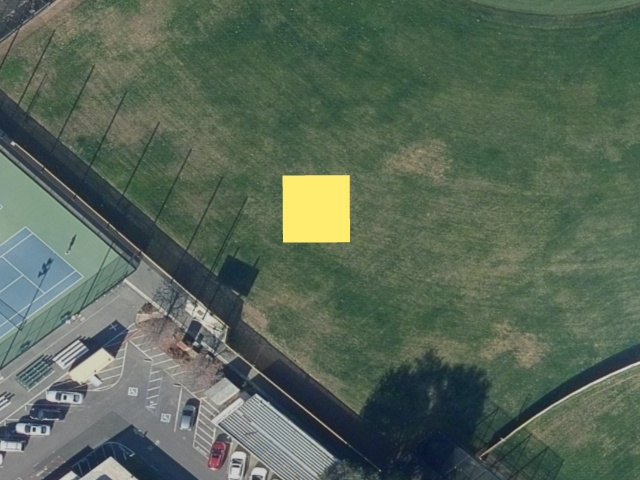
#> input picture sentinel_drone/Images/0.jpg, 640 x 480 px, given in place of task2d.tif, which was not available
$ python task2d_classful.py
#> lines starting #> are read from the running program, lines starting #| are printed output that depends on the picture
import subprocess
from datetime import datetime

import cv2
from osgeo import gdal


class FeatDet_GeoRef:
    def __init__(self, base_img_path) -> None:
        # self.base_img_path = base_img_path
#> called with base_img_path = 'task2d.tif'
        self.base_img = cv2.imread(base_img_path)
#> self.base_img is the input picture: shape (480, 640, 3); mean B, G, R 87.7, 102.7, 87.5
        self.base_img = cv2.cvtColor(self.base_img, cv2.COLOR_BGR2GRAY)
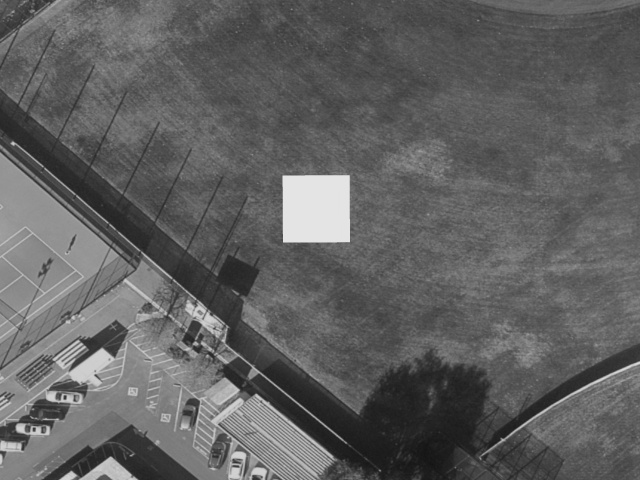
#> self.base_img: shape (480, 640); min 18, max 233, mean 96.4
        ds = gdal.Open(base_img_path)
        # GDAL affine transform parameters, According to gdal documentation xoff/yoff are image left corner, a/e are pixel wight/height and b/d is rotation and is zero if image is north up.
        self.xoff, self.a, self.b, self.yoff, self.d, self.e = ds.GetGeoTransform()

    def featMatching(self, sml_img_path):
        sml_img = cv2.imread(sml_img_path)
        sml_img = cv2.cvtColor(sml_img, cv2.COLOR_BGR2GRAY)
        start = datetime.now()
        sift = cv2.SIFT_create()
        keypoints_1, descriptors_1 = sift.detectAndCompute(self.base_img,None)
        keypoints_2, descriptors_2 = sift.detectAndCompute(sml_img,None)
        #feature matching
        bf = cv2.BFMatcher(cv2.NORM_L1, crossCheck=True)
        matches = bf.match(descriptors_1,descriptors_2)
        matches = sorted(matches, key = lambda x:x.distance)
        end = datetime.now()
        print("Time taken to match features = ",end - start,"\n")
        return keypoints_1, keypoints_2, matches

    def pixel2coord(self, x, y):
        """Returns global coordinates from pixel x, y coords"""
        xp = self.a * x + self.b * y + self.xoff
        yp = self.d * x + self.e * y + self.yoff
        return(xp, yp)

    def getCoordinatesQueryRun(self, sml_img_path):
        query = "gdal_translate "
        keypoints_1, keypoints_2, matches = self.featMatching(sml_img_path)
        for m in matches[:50]:
            x_base, y_base = (keypoints_1[m.queryIdx].pt)
            x_img, y_img = (keypoints_2[m.trainIdx].pt)
            x_new, y_new = self.pixel2coord(x_base, y_base)
            query += f"-gcp {x_img} {y_img} {x_new} {y_new} "
        query += f"-of GTiff {sml_img_path} map-with-gcps.tif"
        cmd1 = query.split(" ")
        for i in cmd1:
            if i == '':
                print(i)
                cmd1.remove(i)
        subprocess.run(cmd1)
        print("GDAL Translate done...\n")

    def geoReferenceQueryRun(self, img_with_gcp_path='map-with-gcps.tif'):
        t_srs = "+proj=longlat +ellps=WGS84"
        cmd2 = ["gdalwarp", "-overwrite", f"{img_with_gcp_path}","crs_updated.tif", "-t_srs", t_srs]
        subprocess.run(cmd2)
        print("GDAL Warp done...")


def main(sml_img_path, base_img_path='task2d.tif'):
    featobj = FeatDet_GeoRef(base_img_path)
    featobj.getCoordinatesQueryRun(sml_img_path)
    featobj.geoReferenceQueryRun()

if __name__=="__main__":
    main('test6.jpg',base_img_path='task2d.tif')
#> (the call stopped at in __init__, `ds = gdal.Open(base_img_path)`: osgeo is not available in this run)

$ run again, on sentinel_drone/Images/0.jpg.tif
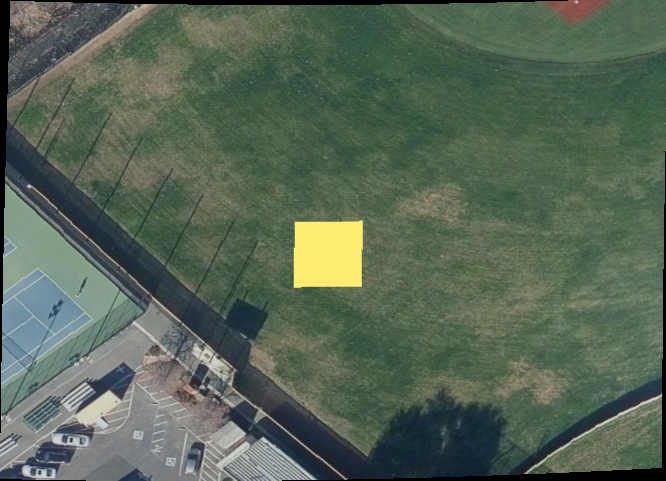
#> input picture sentinel_drone/Images/0.jpg.tif, 666 x 481 px, given in place of task2d.tif, which was not available
#> in __init__, self.base_img is the input picture: shape (481, 666, 3); mean B, G, R 85.4, 101.6, 86.3
#> in __init__, `self.base_img = cv2.cvtColor(self.base_img, cv2.COLOR_BGR2GRAY)`:
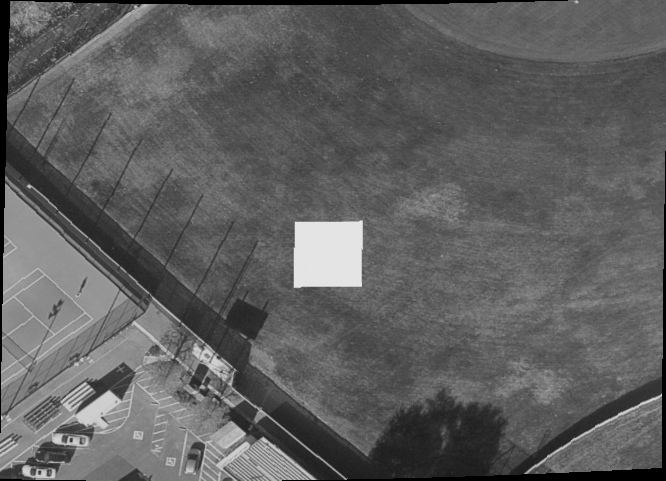
#> self.base_img: shape (481, 666); min 0, max 233, mean 95.1
